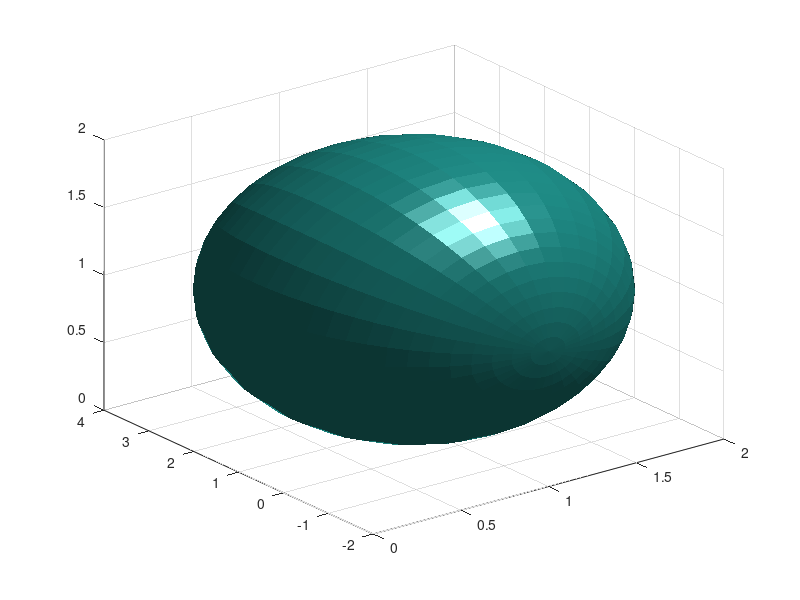

MATLAB code for this plot: (Note: this script raises an error after producing the figure.)
%script:  tensorFun
%
% Render an ellipsoid with specified eigenvalues
%
%
%

%% Set up the eigenvectors
% clear all; close all
ev = [1 1 3];

% Render an ellipsoid with specified eigenvalues
[px py pz] = ellipsoid(1,1,1,ev(1),ev(2),ev(3),32);
surf(px,pz,py,repmat(256,size(px)),'EdgeAlpha',0.2,'EdgeColor',[0 0 0]);
camlight; 
lighting phong; material shiny; 
set(gca, 'Projection', 'perspective');
axis equal vis3d off; colormap(copper);
view(-20,60);
set(gcf,'Position',[400 30 600 600]);
whitebg(gcf,'white')

%% Save it as a png file in the current directory
mrUtilPrintFigure('ellipsoid.png',gcf,0);
disp('Saved as ellipsoid.png in current dir');

%% Add an axis
axLen = ev.*2+.2;
hold on;
line([0;axLen(1)],[0;0],[0;0],'Color','r','LineWidth',2);
line([0;0],[0;axLen(2)],[0;0],'Color','g','LineWidth',2);
line([0;0],[0;0],[0;axLen(3)],'Color','b','LineWidth',2);
hold off;

%% First we'll build a diffusion tensor from a simple 6-direction encoding
% scheme. By using 6 directions, we guarantee that the tensor will
% perfectly fit the data. (But the code below will work for any number of
% directions.)
bvecs = [1,1,0; 1,0,1; 0,1,1; -1,1,0; -1,0,1; 0,-1,1];
% Make sure bvecs are unit vectors
bvecs = bvecs./repmat(sqrt(sum(bvecs.^2,2)),1,3);
adc = [1 2 3 1 2 1];
% Solve for the diffusion tensor D:
m = [bvecs(:,1).^2 bvecs(:,2).^2 bvecs(:,3).^2 2*bvecs(:,1).*bvecs(:,2) 2*bvecs(:,1).*bvecs(:,3) 2*bvecs(:,2).*bvecs(:,3)];
coef = pinv(m)*adc';
D = [coef(1) coef(4) coef(5); coef(4) coef(2) coef(6); coef(5) coef(6) coef(3)]; 

% Confirm that D can accurately predict the ADC data
for(ii=1:length(adc))
  pAdc(ii) = bvecs(ii,:)*D*bvecs(ii,:)';
end
fprintf('max diff between ADC and predicetd ADC: %g\n',max(abs(pAdc-adc)));

%% Compute the surfaces
%
[x,y,z] = sphere(32);
sz = size(x);
u = [x(:), y(:), z(:)];

[vec,val] = eig(D);

dirADC = diag(adc)*bvecs;
% The probability that a spin at the origin will move to position v at time
% t given diffusion tensor D is:
%p_x = 1./sqrt(det(D)*(4*pi*t).^3) * exp(-(v*D-1*v')./(4*t));
 
% Using the diffusion tensor to transform the unit sphere coords
% produces an ellipsoid, even if there are non-zero off-diagonals in D.
e{1} = u*D;

% But using D to get predicted ADC values for each direction and then
% scaling the unit sphere points by that predicted ADC produces a
% peanut. This is the proper way to predicted ADC profile. This is clear
% when we render the surface along with the original ADC values.
for(ii=1:size(u,1))
    sphAdc(ii) = u(ii,:)*D*u(ii,:)';
end
% scale the unit vectors by the predicted ADC for each vector
e{2} = diag(sphAdc)*u;

% Using the eigenvalue decomposition also produces an ellipsoid. This
% ellipsoid DOES NOT represent the predicted ADC profile. Rather, it
% represents the RMS diffusion distance of spins that began at the center
% of the voxel. Note that this surface will accurately predict the ADC
% values that happen to fall exactly on one of the three axes of the
% ellipsoid. (They'd better, since the eigenvalues are taken as the ADC's
% along the three axes of the ellipsoid.) This surface does not, however,
% predict the ADC profile.
e{3} = u*sqrt(2*val)*vec';


%% Render the surfaces
%
figure;
titles = {'u*D','Predicted ADC','Eigen'};
cmap = [autumn(255); [.25 .25 .25]];
for(ii=1:length(e))
    subplot(1,length(e),ii);
    x = reshape(e{ii}(:,1),sz); y = reshape(e{ii}(:,2),sz); z = reshape(e{ii}(:,3),sz);
    surf(x,y,z,'EdgeAlpha',0.1);
    hold on;
    for(jj=1:length(adc))
        [px py pz] = ellipsoid(dirADC(jj,1),dirADC(jj,2),dirADC(jj,3),.1,.1,.1,8);
        surf(px,py,pz,repmat(256,size(pz)),'EdgeAlpha',0);
    end
    hold off;
    axis equal vis3d; colormap(cmap); alpha 0.5;
    title(titles{ii});
    xlabel('x');ylabel('y');zlabel('z');
end

%% Tony stuff

% Drawing the ellipsoid that our ADC measurements correspond with
[xmesh, ymesh, zmesh] = meshgrid(-3:0.1:3,-3:0.1:3,-3:0.1:3);
vmesh = coef(1)*xmesh.^2 + coef(2)*ymesh.^2 + coef(3)*zmesh.^2 + coef(4)*2*xmesh.*ymesh + coef(5)*2*xmesh.*zmesh + coef(6)*2*ymesh.*zmesh;
figure; 
p = patch(isosurface(xmesh,ymesh,zmesh,vmesh,1));
isonormals(xmesh,ymesh,zmesh,vmesh,p)
set(p,'FaceColor','red','EdgeColor','none','EdgeAlpha',0.1);%
daspect([1 1 1])
hold on;

% Drawing the ellipsoid that corresponds with our covariance matrix of the
% gaussian pdf on the water molecule movement
[U S V] = svd(D);
Dinv = U*diag(1./diag(2*S))*V';
coef_inv = [Dinv(1,1) Dinv(2,2) Dinv(3,3) Dinv(1,2) Dinv(1,3) Dinv(2,3)];
vmesh = coef_inv(1)*xmesh.^2 + coef_inv(2)*ymesh.^2 + coef_inv(3)*zmesh.^2 + coef_inv(4)*2*xmesh.*ymesh + coef_inv(5)*2*xmesh.*zmesh + coef_inv(6)*2*ymesh.*zmesh;
p = patch(isosurface(xmesh,ymesh,zmesh,vmesh,1));
isonormals(xmesh,ymesh,zmesh,vmesh,p)
set(p,'FaceColor','blue','EdgeColor','none','EdgeAlpha',0.1);%
daspect([1 1 1])

% Putting the ADC measurement points onto the ellipsoid
dirADC = diag(1./sqrt(adc))*bvecs;
for(jj=1:length(adc))
    [px py pz] = ellipsoid(dirADC(jj,1),dirADC(jj,2),dirADC(jj,3),.1,.1,.1,8);
    surf(px,py,pz,repmat(256,size(pz)),'EdgeAlpha',0);
end

hold off;
view(3);
camlight 
lighting gouraud
axis equal vis3d; colormap(cmap); alpha 0.5;
xlabel('x');ylabel('y');zlabel('z');
